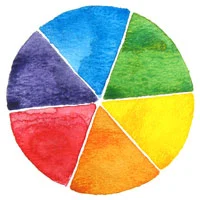
#> input picture 2_core/colour_wheel.jpg, 200 x 200 px
$ python filter2d.py colour_wheel.jpg
#> lines starting #> are read from the running program, lines starting #| are printed output that depends on the picture
''' file name : filter2d.py

Description : This sample shows how to filter/convolve an image with a kernel

This is Python version of this tutorial : http://opencv.itseez.com/doc/tutorials/core/mat-mask-operations/mat-mask-operations.html#the-filter2d-function

Level : Beginner

Benefits : Learn to convolve with cv2.filter2D function

Usage : python filter2d.py

Written by : Abid K. (abidrahman2@gmail.com) , Visit opencvpython.blogspot.com for more tutorials '''

import cv2
import sys
import numpy as np

img = cv2.imread(sys.argv[1])
#> img is the input picture: shape (200, 200, 3); mean B, G, R 150.9, 182.6, 189.9

kernel = np.array([ [0,-1,0],
                    [-1,5,-1],
                    [0,-1,0] ],np.float32)   # kernel should be floating point type.

new_img = cv2.filter2D(img,-1,kernel)        # ddepth = -1, means destination image has depth same as input image.
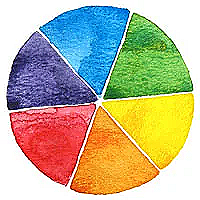
#> new_img: shape (200, 200, 3); mean B, G, R 148.8, 180, 186.9

cv2.imshow('img',img)
cv2.imshow('new',new_img)

cv2.waitKey(0)
cv2.destroyAllWindows()

$ run again, on 2_core/flowers.png
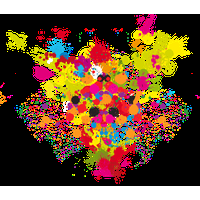
#> input picture 2_core/flowers.png, 200 x 200 px
#> img is the input picture: shape (200, 200, 3); mean B, G, R 59.7, 85.3, 115.6
#> `new_img = cv2.filter2D(img,-1,kernel)`:
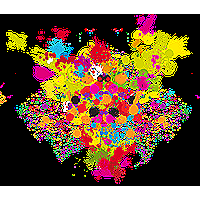
#> new_img: shape (200, 200, 3); mean B, G, R 67.2, 91.6, 116.4
